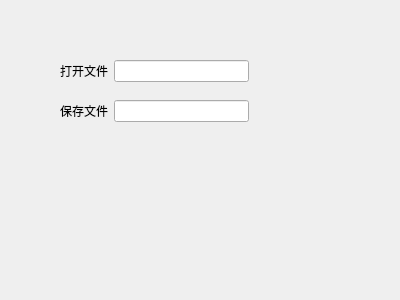
<?xml version="1.0" encoding="UTF-8"?>
<ui version="4.0">
 <class>HotKeyTableDialog</class>
 <widget class="QDialog" name="HotKeyTableDialog">
  <property name="geometry">
   <rect>
    <x>0</x>
    <y>0</y>
    <width>400</width>
    <height>300</height>
   </rect>
  </property>
  <property name="windowTitle">
   <string>Dialog</string>
  </property>
  <widget class="QWidget" name="layoutWidget">
   <property name="geometry">
    <rect>
     <x>60</x>
     <y>100</y>
     <width>189</width>
     <height>22</height>
    </rect>
   </property>
   <layout class="QHBoxLayout" name="horizontalLayout_2">
    <item>
     <widget class="QLabel" name="label_2">
      <property name="text">
       <string>保存文件</string>
      </property>
     </widget>
    </item>
    <item>
     <widget class="QLineEdit" name="lineEdit_2"/>
    </item>
   </layout>
  </widget>
  <widget class="QWidget" name="layoutWidget_2">
   <property name="geometry">
    <rect>
     <x>60</x>
     <y>60</y>
     <width>189</width>
     <height>22</height>
    </rect>
   </property>
   <layout class="QHBoxLayout" name="horizontalLayout">
    <item>
     <widget class="QLabel" name="label">
      <property name="text">
       <string>打开文件</string>
      </property>
     </widget>
    </item>
    <item>
     <widget class="QLineEdit" name="lineEdit"/>
    </item>
   </layout>
  </widget>
 </widget>
 <resources/>
 <connections/>
</ui>
